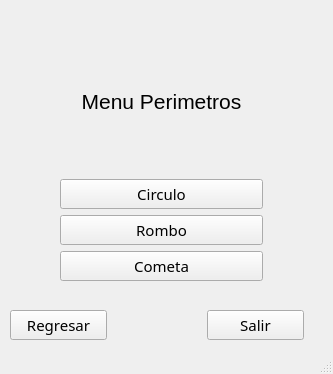
<?xml version="1.0" encoding="UTF-8"?>
<ui version="4.0">
 <class>MainWindow</class>
 <widget class="QMainWindow" name="MainWindow">
  <property name="geometry">
   <rect>
    <x>0</x>
    <y>0</y>
    <width>333</width>
    <height>374</height>
   </rect>
  </property>
  <property name="windowTitle">
   <string>MainWindow</string>
  </property>
  <widget class="QWidget" name="centralwidget">
   <widget class="QWidget" name="">
    <property name="geometry">
     <rect>
      <x>60</x>
      <y>30</y>
      <width>203</width>
      <height>251</height>
     </rect>
    </property>
    <layout class="QVBoxLayout" name="verticalLayout">
     <item>
      <widget class="QLabel" name="label">
       <property name="font">
        <font>
         <pointsize>16</pointsize>
        </font>
       </property>
       <property name="text">
        <string>Menu Perimetros</string>
       </property>
       <property name="alignment">
        <set>Qt::AlignCenter</set>
       </property>
      </widget>
     </item>
     <item>
      <widget class="QPushButton" name="Btn_P_Circulo">
       <property name="font">
        <font>
         <family>MS PGothic</family>
         <pointsize>11</pointsize>
        </font>
       </property>
       <property name="text">
        <string>Circulo</string>
       </property>
      </widget>
     </item>
     <item>
      <widget class="QPushButton" name="Btn_P_Rombo">
       <property name="font">
        <font>
         <family>MS PGothic</family>
         <pointsize>11</pointsize>
        </font>
       </property>
       <property name="text">
        <string>Rombo</string>
       </property>
      </widget>
     </item>
     <item>
      <widget class="QPushButton" name="Btn_P_Cometa">
       <property name="font">
        <font>
         <family>MS PGothic</family>
         <pointsize>11</pointsize>
        </font>
       </property>
       <property name="text">
        <string>Cometa</string>
       </property>
      </widget>
     </item>
    </layout>
   </widget>
   <widget class="QWidget" name="">
    <property name="geometry">
     <rect>
      <x>10</x>
      <y>310</y>
      <width>294</width>
      <height>30</height>
     </rect>
    </property>
    <layout class="QHBoxLayout" name="horizontalLayout">
     <property name="spacing">
      <number>100</number>
     </property>
     <item>
      <widget class="QPushButton" name="Btn_Regresar">
       <property name="font">
        <font>
         <family>MS PGothic</family>
         <pointsize>11</pointsize>
        </font>
       </property>
       <property name="text">
        <string>Regresar</string>
       </property>
      </widget>
     </item>
     <item>
      <widget class="QPushButton" name="Btn_Salir">
       <property name="font">
        <font>
         <family>MS PGothic</family>
         <pointsize>11</pointsize>
        </font>
       </property>
       <property name="text">
        <string>Salir</string>
       </property>
      </widget>
     </item>
    </layout>
   </widget>
  </widget>
  <widget class="QStatusBar" name="statusbar"/>
 </widget>
 <resources/>
 <connections/>
</ui>
